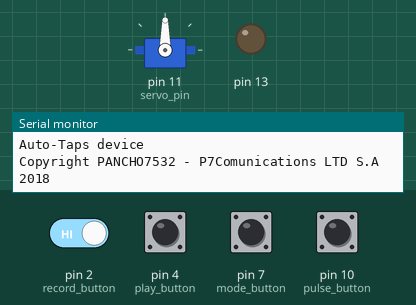
The sketch below on a simulated Arduino Uno, built with avr-gcc and run on an emulated ATmega328P. Shown: servo, output pins drawn as LEDs (lit = HIGH), the last lines printed to the serial monitor. The inputs (shaded band) are chosen by the test bench; at power-on: pin 2 (record_button), pin 4 (play_button), pin 7 (mode_button), pin 10 (pulse_button) HIGH.

Above: at 0.1 s.
At 1.3 s:
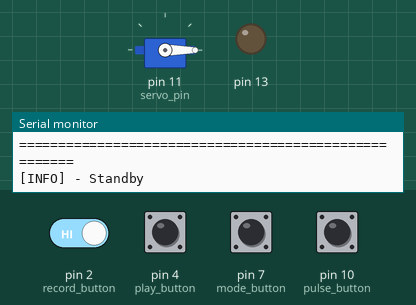
1.4 s: pin 10 (pulse_button) pulled LOW for 0.15 s
At 1.47 s:
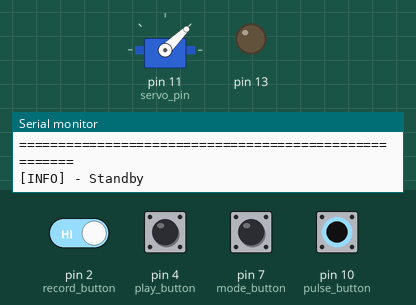
3.0 s: pin 7 (mode_button) pulled LOW for 0.15 s
4.6 s: pin 7 (mode_button) pulled LOW for 1 s
7.1 s: pin 2 (record_button) driven LOW and pin 7 (mode_button) driven LOW
10.1 s: pin 10 (pulse_button) pulled LOW for 1 s
Timing chart, 0 to 13.1 s (numbered marks = the images above; inputs shaded):
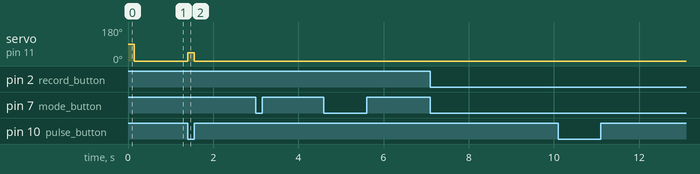

The sketch:

taps-bot_V0.1a.ino
```cpp
// (licence header left out)
#include <Servo.h> //including the library for handle servo
Servo motor;
const int servo_minms = 500; //500 for towerpro 9g-SG90, 1000 for simulIDE servo
const int servo_maxms = 2500; //2500 for towerpro 9g-SG90, 2000 for simulIDE servo
const int max_taps = 100;
const byte record_button = 2;
const byte play_button = 4;
const byte mode_button = 7;
const byte pulse_button = 10;
const byte servo_pin = 11;
byte mode_choices = 0;
unsigned long taps_delay[max_taps];
unsigned long taps_delay2[max_taps];
long counter[4];
bool a1, a2, a3, a4, a5;
unsigned int secs_play = 5000;
void change_mode() {
	if(digitalRead(mode_button) == LOW) {
		mode_choices++;
		if(mode_choices > 2) {
			mode_choices = 0;
		}
		if(mode_choices == 0) {
			Serial.println("[INFO] - Remote mode enabled!!!");
		} else if(mode_choices == 1) {
			Serial.println("[INFO] - Recording/Play mode enabled!!!");
		} else if(mode_choices == 2) {
			Serial.println("[INFO] - Calibration mode enabled!!!");
		} else {
			Serial.println("[ERROR] - An error ocurred while switching the modes.");
		}
		delay(1000); //for avoid problems
	}
}

void recording_mode() {
	if(a3 == true) {
		Serial.println("[REC] - Recording started!!!");
		a3 = false;
	}
	stage1:
	while(digitalRead(10) == HIGH) { //when is not pressed
		counter[0]++;
		if(digitalRead(10) == LOW) {
			break;
		}
	}
	while(digitalRead(10) == LOW) { //when it is pressed
		counter[1]++;
		if(digitalRead(10) == HIGH) {
			break;
		}
	}
	taps_delay[counter[2]] = counter[0]/60;
	taps_delay2[counter[2]] = counter[1]/60;
	Serial.print("[REC] - Tap recorded! PRS: ");
	Serial.print(counter[0]/60);
	Serial.print(" PRS2: ");
	Serial.print(counter[1]/60);
	Serial.println();
	counter[0] = 0;
	counter[1] = 0;
	counter[2]++;
	if(digitalRead(2) == LOW) {
		goto stage1;
	} else {
		a3 = true;
		return;
	}
}
void play_mode() {
	if(a4 == true) {
		Serial.print("[PLAY] - The ");
		Serial.print(counter[2]);
		Serial.print(" recorded taps will be played in: ");
		Serial.print(secs_play/1000);
		Serial.print(" seconds.");
		Serial.println();
		a4 = false;
	}
	delay(secs_play);
	stage2:
	Serial.println("[PLAY] - Playing sequence...");
	/*
	for(counter[4] = 0; counter[4] < counter[2]; counter[4]++) {
		motor.writeMicroseconds((servo_minms + servo_maxms) /3);
		delay(taps_delay[counter[4]]);
		motor.writeMicroseconds(servo_minms);
		delay(taps_delay2[counter[4]]);
	}
	*/
	while(counter[4] < counter[2]) {
		Serial.println(taps_delay[counter[4]]);
		motor.writeMicroseconds((servo_minms + servo_maxms) /3);
		delay(taps_delay[counter[4]]);
		Serial.println(taps_delay2[counter[4]]);
		motor.writeMicroseconds(servo_minms);
		delay(taps_delay2[counter[4]]);
		motor.writeMicroseconds(servo_minms);
		counter[4]++;
	}
	Serial.println("[PLAY] - Sequence finished!!!");
	Serial.println("[PLAY] - For replay the sequence press PULSE, turn off PLAY to exit and delete sequence.");
	while(a5 == true) {
		if(digitalRead(4) == HIGH) {
			delay(300);
			a5 = false;
			counter[2] == 0;
			counter[4] == 0;
			return;
		} else if(digitalRead(10) == LOW) {
			goto stage2;
		}
	}
}

void calibration_mode() {

}
void setup() {
	//Insert code here for run once
	a1 = true;
	a2 = true;
	a3 = true;
	a4 = true;
	a5 = true;
	counter[0] = 0;
	counter[1] = 0;
	counter[2] = 0;
	counter[3] = 0;
	counter[4] = 0;
	motor.attach(servo_pin);
	Serial.begin(9600);
	pinMode(record_button, INPUT_PULLUP);
	pinMode(play_button, INPUT_PULLUP);
	pinMode(mode_button, INPUT_PULLUP);
	pinMode(pulse_button, INPUT_PULLUP);
	pinMode(13, OUTPUT);
	Serial.println("======================================================");
  	Serial.println("Auto-Taps device");
  	Serial.println("Copyright PANCHO7532 - P7Comunications LTD S.A 2018");
  	Serial.println("======================================================");
  	Serial.println("[INFO] - Standby");
}

void loop() {
	//Insert code here for run again to the infinite
	change_mode(); //Loop things
	switch(mode_choices) {
		case 0:
		while(digitalRead(10) == LOW) {
			motor.writeMicroseconds((servo_minms + servo_maxms) / 3);
		}
		motor.writeMicroseconds(servo_minms);
		return;
		case 1:
		if(digitalRead(2) == LOW && digitalRead(4) == LOW) {
			if(a2 == true) {
				Serial.println("[ERROR] - Please leave one switch on. (Record or Play)");
				a2 == false;
				return;
			}
			return;
		}
		a2 = true;
		if(digitalRead(2) == LOW && digitalRead(4) == HIGH) {
			recording_mode();
		} else if(digitalRead(2) == HIGH && digitalRead(4) == LOW) {
			play_mode();
		}
		return;
		case 2:
		calibration_mode();
		return;
		default:
		if(a1 == true) {
			Serial.println("[ERROR] - Invalid mode detected, reboot arduino!");
			a1 = false;
		}
		return;
	}
}
```

Measured:
- after the input at 1.4 s, servo on pin 11 (servo_pin): 0° → 44° at once, → 0° 0.15 s later
